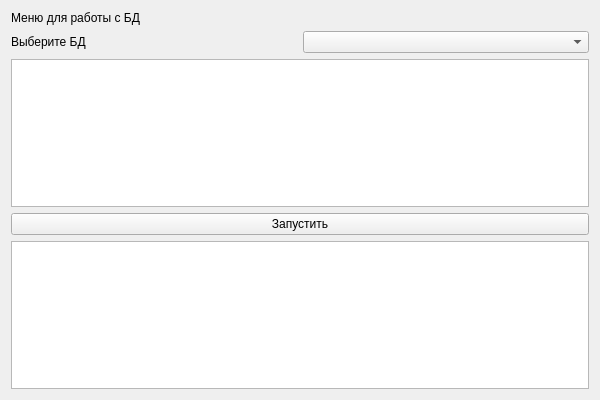
<?xml version="1.0" encoding="UTF-8"?>
<ui version="4.0">
 <class>Form</class>
 <widget class="QWidget" name="Form">
  <property name="geometry">
   <rect>
    <x>0</x>
    <y>0</y>
    <width>600</width>
    <height>400</height>
   </rect>
  </property>
  <property name="windowTitle">
   <string>Form</string>
  </property>
  <layout class="QHBoxLayout" name="horizontalLayout_2">
   <item>
    <layout class="QVBoxLayout" name="verticalLayout">
     <item>
      <widget class="QLabel" name="label">
       <property name="text">
        <string>Меню для работы с БД</string>
       </property>
      </widget>
     </item>
     <item>
      <layout class="QHBoxLayout" name="horizontalLayout">
       <item>
        <widget class="QLabel" name="label_2">
         <property name="text">
          <string>Выберите БД</string>
         </property>
        </widget>
       </item>
       <item>
        <widget class="QComboBox" name="comboBox"/>
       </item>
      </layout>
     </item>
     <item>
      <widget class="QTextEdit" name="textEdit"/>
     </item>
     <item>
      <widget class="QPushButton" name="pushButton">
       <property name="text">
        <string>Запустить</string>
       </property>
      </widget>
     </item>
     <item>
      <widget class="QTextBrowser" name="textBrowser"/>
     </item>
    </layout>
   </item>
  </layout>
 </widget>
 <resources/>
 <connections/>
</ui>
